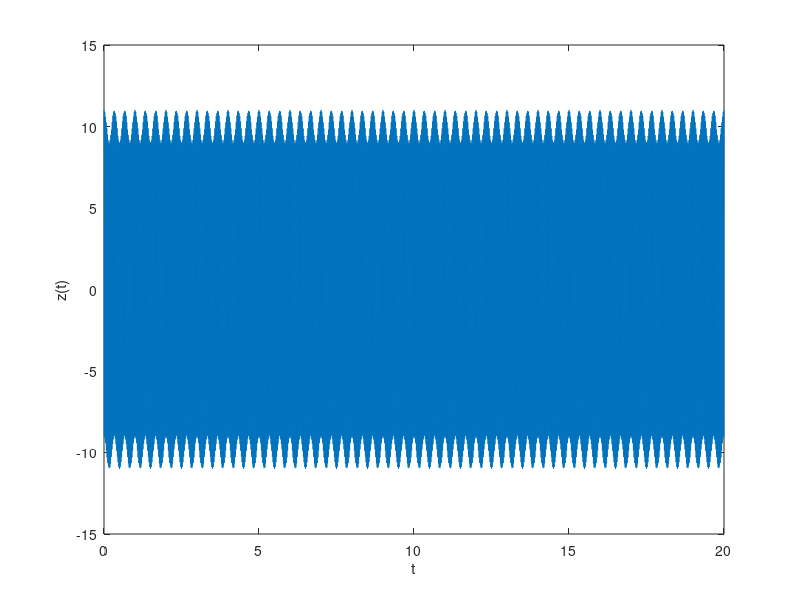

The MATLAB source for this figure: (Note: this script raises an error after producing the figure.)
%% EECS 3451 Lab1
% Jonathan Baldwin 212095691
% Mark Savin 212921128
% Sarwat Shaheen 214677322

%% Problem 1

z = ((2+j*10)*(1-j*5))/((1+j*7)*(5+j*2));
r=abs(z);
theta=angle(z);
fprintf("The rectangular form is %s and the polar form is %f*exp(j*%f)\n", num2str(z), r, theta);

%% Problem 2

theta = 0:0.01:2*pi;
r=1-cos(theta);
z=r.*exp(j.*theta);
x=real(z);
y=imag(z);
plot(x,y);

%%

r=5-cos(5*theta);
z=r.*exp(j.*theta);
x=real(z);
y=imag(z);
plot(x,y);

%% Problem 3
% The real part of the function $\exp(j(t+2)3\pi)$ can be described as a cosine function with appropriate transformations.
% The period is $\frac{2\pi}{3\pi}=\frac{2}{3}$.
% Listening to the function with sound(), it is inaudible.

t=0:0.001:5;
z=exp(j.*(t+2).*3.*pi);
plot(t,real(z),t,imag(z));
legend('real part', 'imaginary part');
xlabel('t');
ylabel('z(t)');
sound(real(z));

%%
% Period of $\cos(6t\pi)$ is $\frac{2\pi}{6\pi} = \frac{1}{3}$
% Period of $10\cos(90\pi t)$ is $\frac{2\pi}{90\pi} = \frac{1}{45}$
% The ratio of the periods is rational, therefore the function is periodic.
% Listening to the function with sound(), we can hear a harsh, low-sounding tone.

t = 0:0.001:20;
z = cos(6.*t.*pi) + 10.*cos(90.*pi.*t);
plot(t, z);
xlabel('t');
ylabel('z(t)');
sound(z);

%% Problem 4
% $\cos(6\pi)\mathrm{Tri}(t-1)$ is neither even or odd.

t=-10:0.01:10;

y=cos(6*pi)*unittri(t-1);
plot(t,y);
xlabel('t');
ylabel('y(t)');

%%
% $\sin(2t\pi)\mathrm{rect}(t/5)$ is odd (it is the sin function, which is odd, truncated to the domain [-2.5,2.5]).

y=sin(2.*t.*pi).*unitrect(t/5);
plot(t,y);
xlabel('t');
ylabel('y(t)');

%%
% $(t-1)\mathrm{ramp}(t)$ is neither even or odd.

y=(t-1).*unitramp(t);
plot(t,y);
xlabel('t');
ylabel('y(t)');

%%
% $(t-1)(t+1)$ is even - it is a quadratic with y-intercept at 0.

y=(t-1).*(t+1);
plot(t,y);
xlabel('t');
ylabel('y(t)');

%% Problem 5

c1=0:0.001:0.999;
c2=exp(j.*(c1+2).*3.*pi);
A=[c1;c2]';
t=A(:,1); % Store the time column values into t
x=A(:,2); % Store the samples into x
A(1:100:end,:); % Take every hundredth sample.

%% Problem 6
% When we half() then double() vec, we are able to retrieve the original vector back through linear interpolation, which works because the vec resembles a simple linear piecewise function.
% When we double() then half() vec, we get the original vec back, because we simply throw away the extra information.


vec = [1 2 3 4 5 6 7 6 5 4 3 2 1];
double(half(vec))
half(double(vec))


%% Problem 7

t=-6:.001:6;
y=-6.*sign(t).*exp((1i.*t.*pi)-(t/6));

plot(real(y), imag(y));
title('CT Signal');
xlabel('real component of y(t)');
ylabel('imaginary component of y(t)');

%%

w=y.*unitrect(t/5);
	
plot(real(w),imag(w));
title('CT Signal Multiplied By Rectangular Pulse');
xlabel('real component of w(t)');
ylabel('imaginary component of w(t)');

%%

w=y.*unittri(5.*t-1);

plot(real(w),imag(w));
title('CT Signal Multiplied By Triangular Pulse');
xlabel('real component of w(t)');
ylabel('imaginary component of w(t)');

%%

w=y.*unitramp(2.*t);

plot(real(w),imag(w));
title('CT Signal Multiplied By Ramp');
xlabel('real component of w(t)');
ylabel('imaginary component of w(t)');

%% Function Definitions

function y = unitstep(x)
	y = (sign(x)+1)/2;
end
function y = unitramp(x)
	y = max(x,0);
end
function y = unitrect(x)
	y = unitstep(x+0.5) - unitstep(x-0.5);
end
function y = unittri(x)
	y = max(1-abs(x),0);
end

function out = half(in)
	out = in(:,1:2:end);
end

function out = double(in)
	tmp = 1:.5:length(in);
	out = (in(floor(tmp)) + in(ceil(tmp)))/2;
end

%% Conclusion
% In this lab, we learned the basics of MATLAB, how to create a report with the PUBLISH() function, and how to work with vectors, matrices, and functions in MATLAB.
